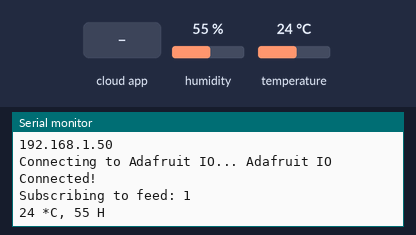
Bench run of a sketch on a simulated ESP32. Parts: the last lines printed to the serial monitor. Inputs (shaded band) come from the test bench; at power-on: humidity 55 %, temperature 24 °C. WiFi joins after 1.5 s; servers stay silent unless stated; no MQTT or app messages arrive unless stated.

Above: at 2.7 s.
2.8 s: the phone or cloud app sets recmsg to 0
At 7.1 s:
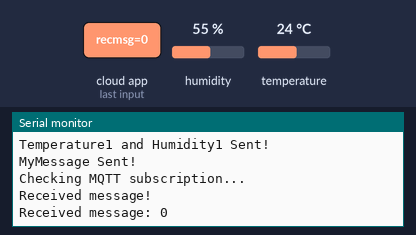
8.0 s: humidity set to 22 %
At 8.8 s:
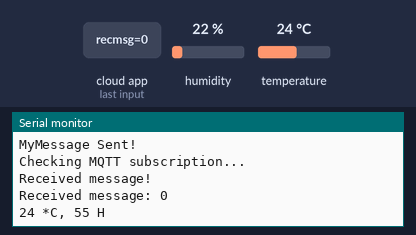
9.5 s: temperature set to 12 °C
11.0 s: the phone or cloud app sets recmsg to 1
12.5 s: humidity set to 40 %
At 14.4 s:
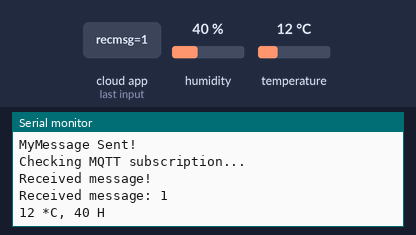

Measured:
- after the input at 2.8 s, the serial monitor: prints a new line after 3.8 s (image 1)
- after the input at 12.5 s, the serial monitor: prints a new line after 1.1 s (image 3)

The sketch:

ESP_TO_ADAFRUIT_CLOUD.ino
```cpp
#include <SimpleDHT.h>
#include <WiFi.h>
#include "Adafruit_MQTT.h"
#include "Adafruit_MQTT_Client.h"

#define WLAN_SSID       "Sai_links2.4-G"
#define WLAN_PASS       "ppatil@18092001"
#define AIO_SERVER      "io.adafruit.com"
#define AIO_SERVERPORT  1883
#define AIO_USERNAME    "Mayur_patil"
#define AIO_KEY         "aio_DPJs77CRCueQSlmqU3R8CPwPBily"

WiFiClient client;

#define MyMessage "Hello World, I am ESP32"

Adafruit_MQTT_Client mqtt(&client, AIO_SERVER, AIO_SERVERPORT, AIO_USERNAME, AIO_KEY);
Adafruit_MQTT_Publish Temperature1 = Adafruit_MQTT_Publish(&mqtt, AIO_USERNAME "/feeds/Temperature1");
Adafruit_MQTT_Publish Humidity1 = Adafruit_MQTT_Publish(&mqtt, AIO_USERNAME "/feeds/Humidity1");
Adafruit_MQTT_Publish MyMessagePublish = Adafruit_MQTT_Publish(&mqtt, AIO_USERNAME "/feeds/message");

Adafruit_MQTT_Subscribe ReceivedMessageSubscription = Adafruit_MQTT_Subscribe(&mqtt, AIO_USERNAME "/feeds/recmsg");

int pinDHT11 = 0;
SimpleDHT11 dht11(pinDHT11);
byte hum = 0;
byte temp = 0;

void setup() {
  Serial.begin(115200);
  Serial.println(F("Adafruit IO Example"));

  Serial.println(); Serial.println();
  delay(10);
  Serial.print(F("Connecting to "));
  Serial.println(WLAN_SSID);
  WiFi.begin(WLAN_SSID, WLAN_PASS);

  while (WiFi.status() != WL_CONNECTED) {
    delay(500);
    Serial.print(F("."));
  }
  Serial.println();
  Serial.println(F("WiFi connected"));
  Serial.println(F("IP address: "));
  Serial.println(WiFi.localIP());

  connect();

  Serial.print(F("Subscribing to feed: "));
  Serial.println(mqtt.subscribe(&ReceivedMessageSubscription));
}

void connect() {
  Serial.print(F("Connecting to Adafruit IO... "));
  int8_t ret;
  while ((ret = mqtt.connect()) != 0) {
    switch (ret) {
      case 1: Serial.println(F("Wrong protocol")); break;
      case 2: Serial.println(F("ID rejected")); break;
      case 3: Serial.println(F("Server unavailable")); break;
      case 4: Serial.println(F("Bad user/pass")); break;
      case 5: Serial.println(F("Not authed")); break;
      case 6: Serial.println(F("Failed to subscribe")); break;
      default: Serial.println(F("Connection failed")); break;
    }

    if (ret >= 0)
      mqtt.disconnect();

    Serial.println(F("Retrying connection..."));
    delay(10000);
  }
  Serial.println(F("Adafruit IO Connected!"));
}

void loop() {
  if (!mqtt.ping(3)) {
    if (!mqtt.connected())
      connect();
  }

  dht11.read(&temp, &hum, NULL);
  Serial.print((int)temp); Serial.print(" *C, ");
  Serial.print((int)hum); Serial.println(" H");
  delay(5000);

  if (!Temperature1.publish(temp)) {
    Serial.println(F("Failed to publish Temperature1"));
  }
  if (!Humidity1.publish(hum)) {
    Serial.println(F("Failed to publish Humidity1"));
  } else {
    Serial.println(F("Temperature1 and Humidity1 Sent!"));
  }

  if (!MyMessagePublish.publish(MyMessage)) {
    Serial.println(F("Failed to publish MyMessage"));
  } else {
    Serial.println(F("MyMessage Sent!"));
  }

  // Check for incoming messages on the subscribed feed
  Serial.println(F("Checking MQTT subscription..."));
  if (mqtt.readSubscription(5000)) {
    Serial.println(F("Received message!"));
    if (ReceivedMessageSubscription.lastread) {
      Serial.print(F("Received message: "));
      Serial.println((char *)ReceivedMessageSubscription.lastread);
    }
  }

  // Delay to prevent excessive checking
  delay(1000);
}
```
